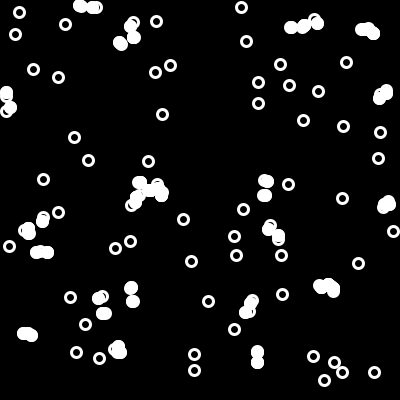
Frame 1 (no input)
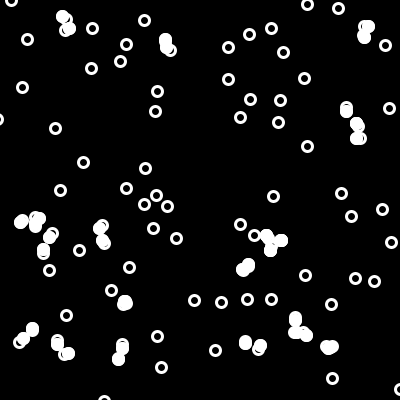
Frame 60 (the mouse pressed at the canvas centre just before this capture)
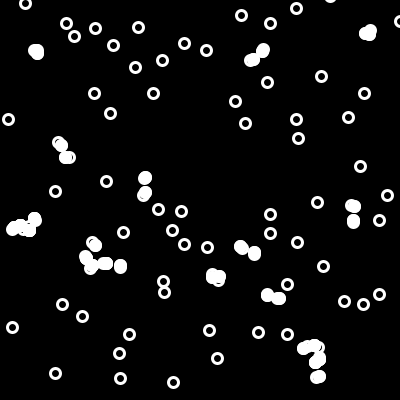
Frame 120 (the mouse held since frame 60 and released just before this capture)

The Processing sketch that drew these frames (run headless with seeded random() and noise(); from frame 60 on, the mouse is pressed at the canvas centre):

// Processing sketch: Bubbles
// ── Bubbles.pde
import java.util.ArrayList;
import java.util.List;

List<Bubble> bubbles = new ArrayList<>();
void setup() {
    size(400, 400);
    for(int i=0; i < 100; i++)
      bubbles.add(new Bubble());
}

void draw() {
  background(0);
  drawBubbles();
  fillIntersectedBubbles();
}

private void drawBubbles() {
  bubbles.forEach(bubble->{
      bubble.show();
      bubble.move();
  });
}

private void fillIntersectedBubbles() {
  var intersectedBubbles = getIntersectedBubbles();
  intersectedBubbles.forEach(bubble->{
    bubble.isFill(true);
    bubble.show();
  });
  // Reset all bubble state for next frame
  bubbles.forEach(bubble-> bubble.isFill(false));
  intersectedBubbles.clear();
}

private List<Bubble> getIntersectedBubbles() {
   List<Bubble> intersectedBubbles = new ArrayList<>();
   for(int i = 0; i < bubbles.size(); i++) {
     for(int j = 0; j < bubbles.size(); j++) {
       if(bubbles.get(i).intersects(bubbles.get(j))) {
         intersectedBubbles.add(bubbles.get(i));
         intersectedBubbles.add(bubbles.get(j));
       }
     }
  }
  return intersectedBubbles;
}

// ── Bubble.pde
class Bubble {
  int x = (int) random(width);
  int y = (int) random(height);
  int radius = 10;
  int strokeWidth = 3;
  boolean isFill = false;
  public Bubble(){}
  
  public Bubble(int x, int y) {
    this.x = x;
    this.y = y;
  }
  
  void move() {
    x += (int)random(-5, 5);
    y += (int)random(-5, 5);
  }
  
  void show() {
    if(isFill) fill(255);
    else noFill();
    strokeWeight(strokeWidth);
    stroke(255);
    circle(x, y, radius);
  }
  
  void isFill(boolean isFill) {
    this.isFill = isFill;
  }
  
  boolean intersects(Bubble that) {
    if(this == that) return false;
   
    var distance = dist(this.x, this.y, that.x, that.y);
    return distance - (this.strokeWidth + that.strokeWidth) - (this.radius + that.radius) / 2 <= 0;
  }
}
